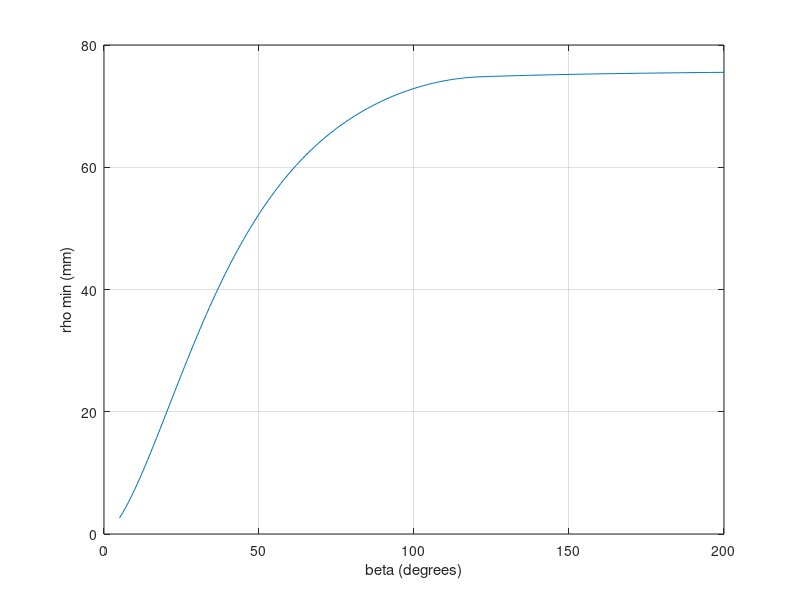

This figure's MATLAB source:
%this script is a replacement for the graphs on slide 38-39 of chapter 8
%the graphs on these slides are only valid for C5 and C6 cycloids starting
%or ending at a lift equal to zero
%the graphs are not valid for the other cases (C1, C2, C3 and C4 cycloids
%and C5 and C6 not starting/ending at zero lift)
%this script will generate graphs, similar to the ones in the course text,
%that can be used for all cases

clear; close all; clc


%% input
R0 = 61; %pitch radius in mm
start_lift = 15; %start lift in mm
end_lift = 30; %end lift in mm
cycloidtype = 2; %type of cycloide

%% calculations
beta_vec = 5:200;
rho_min = 0*beta_vec;

L0 = start_lift;
L1 = end_lift;
for i = 1:length(beta_vec)
  beta = beta_vec(i)*pi/180;
  theta = linspace(0, beta_vec(i), 100)*pi/180;
  
  if cycloidtype==1
    L=L1-L0;
    S=L*(theta/beta-sin(pi*theta/beta)/pi)+L0;
    V=L/beta*(1-cos(pi*theta/beta));
    A=pi*L/beta^2*(sin(pi*theta/beta));
    
  elseif cycloidtype==2
    L=L1-L0;
    S=L*(theta/beta+sin(pi*theta/beta)/pi)+L0;
    V=L/beta*(1+cos(pi*theta/beta));
    A=-pi*L/beta^2*(sin(pi*theta/beta));
    
  elseif cycloidtype==3
    L=-(L1-L0);
    S=L*(1-theta/beta+sin(pi*theta/beta)/pi)+L0-L;
    V=-L/beta*(1-cos(pi*theta/beta));
    A=-pi*L/beta^2*(sin(pi*theta/beta));
    
  elseif cycloidtype==4
    L=-(L1-L0);
    S=L*(1-theta/beta-sin(pi*theta/beta)/pi)+L0-L;
    V=-L/beta*(1+cos(pi*theta/beta));
    A=pi*L/beta^2*(sin(pi*theta/beta));
    
  elseif cycloidtype==5
    L=L1-L0;
    S=L*(theta/beta-sin(2*pi*theta/beta)/2/pi)+L0;
    V=L/beta*(1-cos(2*pi*theta/beta));
    A=2*pi*L/beta^2*(sin(2*pi*theta/beta));
    
  elseif cycloidtype==6
    L=-(L1-L0);
    S=L*(1-theta/beta+sin(2*pi*theta/beta)/2/pi)+L0-L;
    V=-L/beta*(1-cos(2*pi*theta/beta));
    A=-2*pi*L/beta^2*(sin(2*pi*theta/beta));
  else
    error('cycloid type must be a number between 1 and 6')
  end
  
  rho = ((R0+S).^2 + V.^2).^(3/2) ./ ((R0+S).^2 + 2*V.^2 - (R0+S).*A);
  rho_min(i) = min(rho(rho>0));
  
end

figure;
plot(beta_vec, rho_min);
grid
xlabel('beta (degrees)')
ylabel('rho min (mm)')
